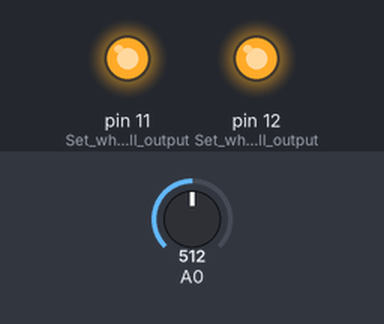
The sketch below on a simulated Arduino Uno, built with avr-gcc and run on an emulated ATmega328P. Parts: output pins drawn as LEDs (lit = HIGH). The test bench sets the inputs (shaded band); at power-on: A0 = 512. What the sketch prints to the serial monitor is not drawn.

Above: at 4.3 s.
4.4 s: A0 set to 689
At 6.3 s:
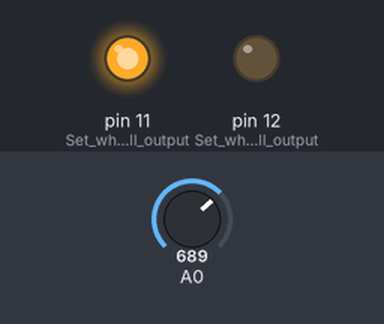
12.0 s: A0 set to 717
At 15.3 s:
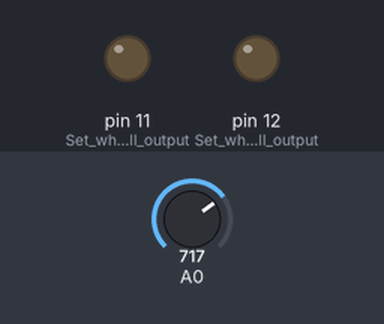
Timing chart, 0 to 16.8 s (numbered marks = the images above; inputs shaded):
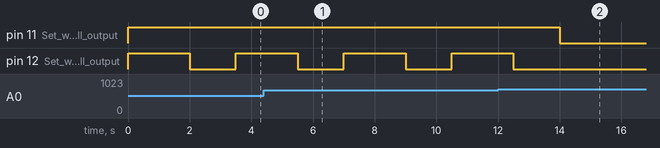

Measured:
- the behaviour switches between 699 and 700 on A0 (found by bisection; images 1 and 2)
- after the input at 12.0 s, pin 11 (Set_which_pin_will_output): HIGH → LOW after 2.0 s; pin 12 (Set_which_pin_will_output): goes on until 12.5 s, then stays LOW
- by itself, pin 12 (Set_which_pin_will_output): alternates HIGH for 2.0 s and LOW for 1.5 s

The sketch:

Lighting.ino
```cpp
int Power;                            //Declare variable that will hold the photoresistor level
void setup() {
pinMode(12, OUTPUT);                  //Set which pin will output to control relay 1
pinMode(11, OUTPUT);                  //Set which pin will output to control relay 2
Serial.begin(9600);                   //Setup serial comms with baud rate of 9600
}

void loop() {
    Power=analogRead(A0);             //Read Photoresistor value
    Serial.print(Power);              //Print the value
    Serial.print("   ");

    if (Power < 700){                 //Sets darkness threshold to turn the lights on
      digitalWrite(12, HIGH);         //Turns relay 1 on
      digitalWrite(11, HIGH);         //Turns realy 2 on
      digitalWrite(10, HIGH);         //Turn FPGA light signal off
      delay(2000);                    //Keep the lights on for 2 sec
      digitalWrite(12, LOW);          //Turn relay 1 off
      delay(1500);                    //Wait 1.5sec
      digitalWrite(11, LOW);          //Turn relay 2 off
      digitalWrite(10, LOW);          //Turn FPGA light signal off
    }
}
```
